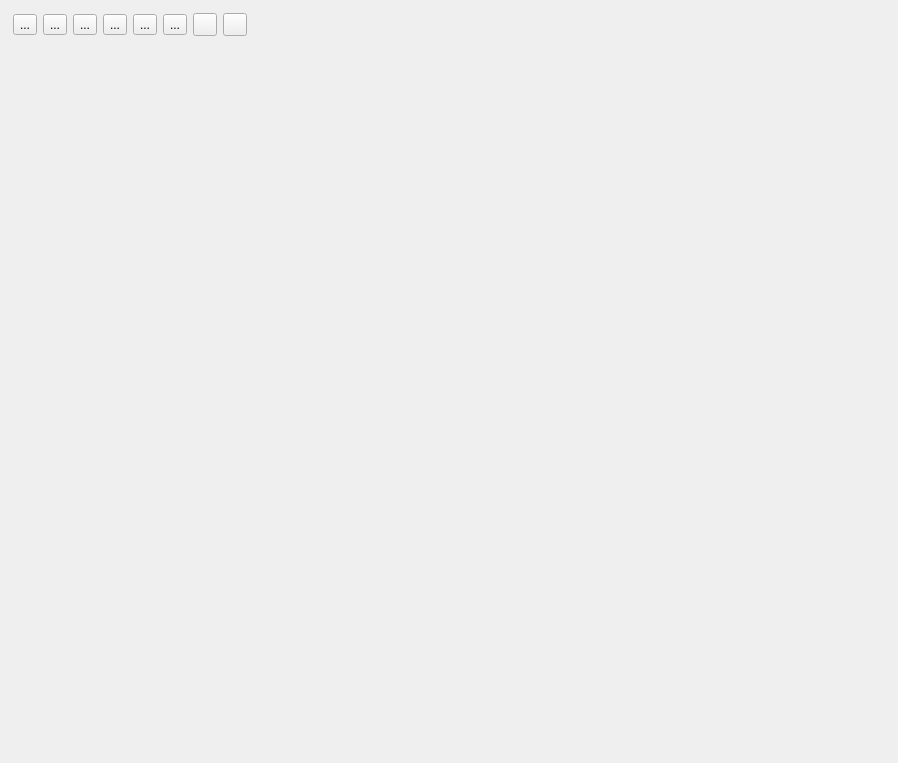
<?xml version="1.0" encoding="UTF-8"?>
<ui version="4.0">
 <class>QMedicalImageWidget</class>
 <widget class="QWidget" name="QMedicalImageWidget">
  <property name="geometry">
   <rect>
    <x>0</x>
    <y>0</y>
    <width>898</width>
    <height>763</height>
   </rect>
  </property>
  <property name="windowTitle">
   <string>Form</string>
  </property>
  <layout class="QVBoxLayout" name="verticalLayout">
   <item>
    <widget class="QFrame" name="horizontalFrame">
     <property name="sizePolicy">
      <sizepolicy hsizetype="Maximum" vsizetype="Maximum">
       <horstretch>0</horstretch>
       <verstretch>0</verstretch>
      </sizepolicy>
     </property>
     <layout class="QHBoxLayout" name="horizontalLayout">
      <property name="margin">
       <number>2</number>
      </property>
      <item>
       <widget class="QToolButton" name="flipVerticalButton">
        <property name="sizePolicy">
         <sizepolicy hsizetype="Fixed" vsizetype="Fixed">
          <horstretch>0</horstretch>
          <verstretch>0</verstretch>
         </sizepolicy>
        </property>
        <property name="toolTip">
         <string>flip image vertically</string>
        </property>
        <property name="text">
         <string>...</string>
        </property>
        <property name="icon">
         <iconset resource="resources/QAlderGenericWidgets.qrc">
          <normaloff>:/icons/flipVicon.png</normaloff>:/icons/flipVicon.png</iconset>
        </property>
       </widget>
      </item>
      <item>
       <widget class="QToolButton" name="flipHorizontalButton">
        <property name="sizePolicy">
         <sizepolicy hsizetype="Fixed" vsizetype="Fixed">
          <horstretch>0</horstretch>
          <verstretch>0</verstretch>
         </sizepolicy>
        </property>
        <property name="toolTip">
         <string>flip image horizontally</string>
        </property>
        <property name="text">
         <string>...</string>
        </property>
        <property name="icon">
         <iconset resource="resources/QAlderGenericWidgets.qrc">
          <normaloff>:/icons/flipHicon.png</normaloff>:/icons/flipHicon.png</iconset>
        </property>
       </widget>
      </item>
      <item>
       <widget class="QToolButton" name="rotateCWButton">
        <property name="toolTip">
         <string>rotate clockwise 90 degrees</string>
        </property>
        <property name="text">
         <string>...</string>
        </property>
        <property name="icon">
         <iconset resource="resources/QAlderGenericWidgets.qrc">
          <normaloff>:/icons/cwicon.png</normaloff>:/icons/cwicon.png</iconset>
        </property>
       </widget>
      </item>
      <item>
       <widget class="QToolButton" name="rotateCCWButton">
        <property name="toolTip">
         <string>rotate counter clockwise 90 degrees</string>
        </property>
        <property name="text">
         <string>...</string>
        </property>
        <property name="icon">
         <iconset resource="resources/QAlderGenericWidgets.qrc">
          <normaloff>:/icons/ccwicon.png</normaloff>:/icons/ccwicon.png</iconset>
        </property>
       </widget>
      </item>
      <item>
       <widget class="QToolButton" name="interpolationToggleButton">
        <property name="toolTip">
         <string>linear / nearest neighbor interpolation </string>
        </property>
        <property name="text">
         <string>...</string>
        </property>
        <property name="icon">
         <iconset resource="resources/QAlderGenericWidgets.qrc">
          <normaloff>:/icons/linearicon.png</normaloff>:/icons/linearicon.png</iconset>
        </property>
       </widget>
      </item>
      <item>
       <widget class="QToolButton" name="invertButton">
        <property name="toolTip">
         <string>invert window level</string>
        </property>
        <property name="text">
         <string>...</string>
        </property>
        <property name="icon">
         <iconset resource="resources/QAlderGenericWidgets.qrc">
          <normaloff>:/icons/inverticon.png</normaloff>:/icons/inverticon.png</iconset>
        </property>
       </widget>
      </item>
      <item>
       <widget class="QToolButton" name="backgroundButton">
        <property name="toolTip">
         <string>select background color</string>
        </property>
        <property name="text">
         <string/>
        </property>
       </widget>
      </item>
      <item>
       <widget class="QToolButton" name="foregroundButton">
        <property name="toolTip">
         <string>select foreground color</string>
        </property>
        <property name="text">
         <string/>
        </property>
       </widget>
      </item>
     </layout>
    </widget>
   </item>
   <item>
    <widget class="QVTKWidget" name="vtkWidget"/>
   </item>
   <item>
    <widget class="QAlderFramePlayerWidget" name="framePlayerWidget" native="true"/>
   </item>
  </layout>
 </widget>
 <customwidgets>
  <customwidget>
   <class>QVTKWidget</class>
   <extends>QWidget</extends>
   <header>QVTKWidget.h</header>
   <container>1</container>
  </customwidget>
  <customwidget>
   <class>QAlderFramePlayerWidget</class>
   <extends>QWidget</extends>
   <header>QAlderFramePlayerWidget.h</header>
   <container>1</container>
  </customwidget>
 </customwidgets>
 <resources>
  <include location="resources/QAlderGenericWidgets.qrc"/>
 </resources>
 <connections/>
</ui>
